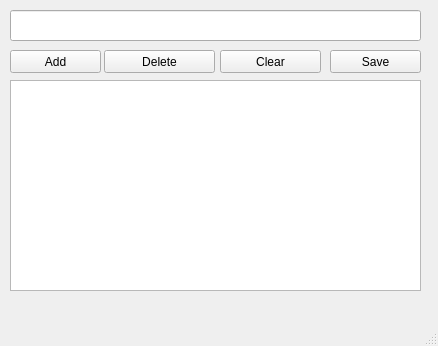
<?xml version="1.0" encoding="UTF-8"?>
<ui version="4.0">
 <class>MainWindow</class>
 <widget class="QMainWindow" name="MainWindow">
  <property name="geometry">
   <rect>
    <x>0</x>
    <y>0</y>
    <width>438</width>
    <height>346</height>
   </rect>
  </property>
  <property name="windowTitle">
   <string>To-Do List</string>
  </property>
  <widget class="QWidget" name="centralwidget">
   <widget class="QPushButton" name="additem_pushButton">
    <property name="geometry">
     <rect>
      <x>10</x>
      <y>50</y>
      <width>91</width>
      <height>23</height>
     </rect>
    </property>
    <property name="text">
     <string>Add</string>
    </property>
   </widget>
   <widget class="QPushButton" name="deleteitem_pushButton">
    <property name="geometry">
     <rect>
      <x>104</x>
      <y>50</y>
      <width>111</width>
      <height>23</height>
     </rect>
    </property>
    <property name="text">
     <string>Delete</string>
    </property>
   </widget>
   <widget class="QPushButton" name="clearall_pushButton">
    <property name="geometry">
     <rect>
      <x>220</x>
      <y>50</y>
      <width>101</width>
      <height>23</height>
     </rect>
    </property>
    <property name="text">
     <string>Clear</string>
    </property>
   </widget>
   <widget class="QLineEdit" name="lineEdit">
    <property name="geometry">
     <rect>
      <x>10</x>
      <y>10</y>
      <width>411</width>
      <height>31</height>
     </rect>
    </property>
   </widget>
   <widget class="QListWidget" name="listWidget">
    <property name="geometry">
     <rect>
      <x>10</x>
      <y>80</y>
      <width>411</width>
      <height>211</height>
     </rect>
    </property>
   </widget>
   <widget class="QPushButton" name="savedb_pushButton">
    <property name="geometry">
     <rect>
      <x>330</x>
      <y>50</y>
      <width>91</width>
      <height>23</height>
     </rect>
    </property>
    <property name="text">
     <string>Save</string>
    </property>
   </widget>
  </widget>
  <widget class="QMenuBar" name="menubar">
   <property name="geometry">
    <rect>
     <x>0</x>
     <y>0</y>
     <width>438</width>
     <height>22</height>
    </rect>
   </property>
  </widget>
  <widget class="QStatusBar" name="statusbar"/>
 </widget>
 <resources/>
 <connections/>
</ui>
